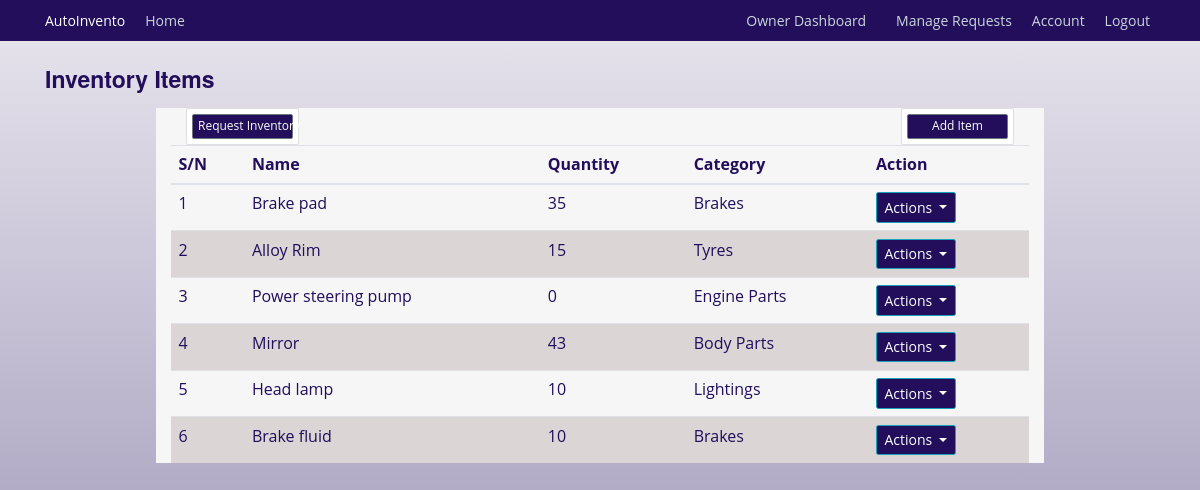
The page /inventory/view (signed in) on the database its author committed.
### autoinvento/models.py (models this page shows, shortened)
class InventoryItem(db.Model):
    id = db.Column(db.Integer, primary_key=True)
    name = db.Column(db.String(128), unique=True, nullable=False, index=True)
    quantity = db.Column(db.Integer, nullable=False)
    category = db.Column(db.String(50), nullable=False)
    low_stock_threshold = db.Column(db.Integer, default=10)
    date_added = db.Column(db.DateTime, default=datetime.utcnow)
    supplier_id = db.Column(db.Integer, db.ForeignKey('supplier.id'))
    supplier = db.relationship('Supplier', back_populates='items')
    usage_logs = db.relationship('UsageLog', back_populates='items', cascade='all, delete-orphan')
    notifications = db.relationship('Notification', back_populates='items', cascade='all, delete-orphan')
    requests = db.relationship('InventoryRequest', back_populates='requested_item')

### autoinvento/inventory/routes.py (the view)
@inventory.route('/inventory/view', methods=['GET', 'POST'])
@login_required
def view_inventories():
    inventories = InventoryItem.query.all()
    return render_template('view_inventories.html', title='Inventories', inventories=inventories)

### autoinvento/models.py (called while the page is built)
@login_manager.user_loader
def load_user(mechanic_id):
    return Mechanics.query.get(int(mechanic_id))

### autoinvento/templates/view_inventories.html (shortened to what this page needs)
{% extends "base.html" %} {% block content %}
<div class="inventory">
  <h3 class="mt-4">Inventory Items</h3>
  <div class="container mt-2 background mt-4">
    <div class="col-md-2 float-left">
      <div class="card p-2">
        <a
          class="btn btn-sm btn-secondary"
          href="{{ url_for('users.submit_request') }}"
          >Request Inventory</a
        >
      </div>
    </div>
    <div class="col-md-2 float-right">
      <div class="card p-2">
        <a
          class="btn btn-sm btn-secondary"
          href="{{ url_for('inventory.add_inventory') }}"
          >Add Item</a
        >
      </div>
    </div>
    <table class="table">
      <thead>
        <tr>
          <th>S/N</th>
          <th>Name</th>
          <th>Quantity</th>
          <th>Category</th>
          <th>Action</th>
        </tr>
      </thead>
      <tbody>
        {% for inventory in inventories %}
        <tr>
          <td>{{ inventory.id }}</td>
          <td>{{ inventory.name }}</td>
          <td>{{ inventory.quantity }}</td>
          <td>{{ inventory.category }}</td>
          <td>
            <div class="dropdown">
              <button
                class="btn btn-info dropdown-toggle"
                type="button"
                data-bs-toggle="dropdown"
                aria-expanded="false"
              >
                Actions
              </button>
            </div>
          </td>
        </tr>
        {% endfor %}
      </tbody>
    </table>
  </div>
  {% endblock content %}

### autoinvento/static/css/styles.css (style rules this page uses)
:root { --color-primary: #220e5b; --color-black: #090909; --text-color: var(--color-black); --color-white: #ffffff; --color-background: #f6f6f6; --font-family-base: "Open Sans", "Helvetica Neue", Helvetica, Arial, sans-serif; --font-family-title: "Raleway", "Helvetica Neue", Helvetica, Arial, sans-serif; --font-size-small: 1.2rem; --font-size-medium: 1.4rem; --font-size-large: 1.8rem; --font-size-x-large: 2.3rem; --font-size-xx-large: 3.5rem; --font-weight-regular: 400; --font-weight-bold: 700; --nav-item-font-family: var(--font-family-title); --nav-item-font-weight: var(--font-weight-bold); --nav-item-font-size: var(--font-size-medium); --nav-item-letter-spacing: 0.04rem; --nav-item-display: inline-block; --nav-item-margin: 0 0 3rem 0; --nav-item-link-hover: var(--color-white); --section-tagline-margin: 0; --button-display: inline-block; }
html { scroll-behavior: smooth; font-size: 62.5%; }
body { background: linear-gradient(180deg, var(--color-background), #689fc4); color: var(--color-primary); margin-top: 5rem; font-family: var(--font-family-base); font-size: var(--font-size-medium); font-weight: var(--font-weight-regular); }
h1, h2, h3, h4, h5, h6 { color: var(--color-primary); font-family: var(--font-family-title); font-weight: var(--font-weight-bold); }
tr:nth-child(even) { background-color: #dbd5d5; }
.btn.btn-info.dropdown-toggle { background-color: var(--color-primary); font-size: var(--font-size-medium); }
.col-md-12 h3 { font-size: var(--font-size-x-large); color: var(--color-primary); }
.container.background { margin-top: 20; background: var(--color-white); width: 80%; }
.btn.btn-sm.btn-secondary { background-color: var(--color-primary); font-size: var(--font-size-small); }
.container.mt-4 { background-color: var(--color-background); }

### rows shown on the page
InventoryItem: id "1", name "Brake pad", quantity "35", category "Brakes"
InventoryItem: id "2", name "Alloy Rim", quantity "15", category "Tyres"
InventoryItem: id "3", name "Power steering pump", quantity "0", category "Engine Parts"
InventoryItem: id "4", name "Mirror", quantity "43", category "Body Parts"
InventoryItem: id "5", name "Head lamp", quantity "10", category "Lightings"
InventoryItem: id "6", name "Brake fluid", quantity "10", category "Brakes"
